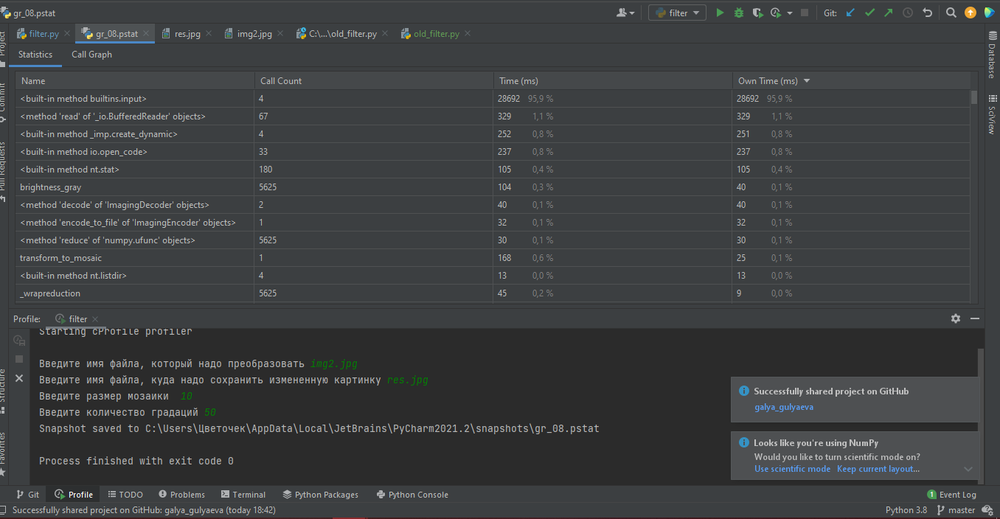
#> input picture 2021-11-22_21-40-18.png, 1000 x 519 px, shrunk from 1356 x 704 before the run
$ python filter.py
#> lines starting #> are read from the running program, lines starting #| are printed output that depends on the picture
from PIL import Image
import numpy as np


def brightness_gray(arr, i, j, width_pixels):
    color = np.sum(arr[i: i + width_pixels, j: j + width_pixels]) // 3
    return int(color // width_pixels ** 2)


def transform_to_mosaic(arr, step, width_pixels):
    for i in range(0, len(arr), width_pixels):
        for j in range(0, len(arr[1]), width_pixels):
            avg_brightness = brightness_gray(arr, i, j, width_pixels)
            arr[i: i + width_pixels, j: j + width_pixels] = np.full(3, int(avg_brightness // step) * step)
    return arr


file_name = input("Введите имя файла, который надо преобразовать ")
#> the answer given: 2021-11-22_21-40-18.png
res_name = input("Введите имя файла, куда надо сохранить измененную картинку ")
#> the answer given: 2021-11-22_21-40-18.png
width_pixels = int(input("Введите размер мозаики "))
#> the answer given: 100
step = int(input("Введите количество градаций "))
#> the answer given: 3

img = Image.open(file_name)
#> img is the input picture: PIL image 1000x519 RGB; mean R, G, B 60.5, 62.7, 64.1
arr = np.array(img)

arr = transform_to_mosaic(arr, step, width_pixels)
#> the loop in transform_to_mosaic, `for i in range(0, len(arr), width_pixels):` made 6 passes
#> i on passes 2 to 6: 100, 200, 300, 400, 500
#> after the loop in transform_to_mosaic, `for i in range(0, len(arr), width_pixels):`:
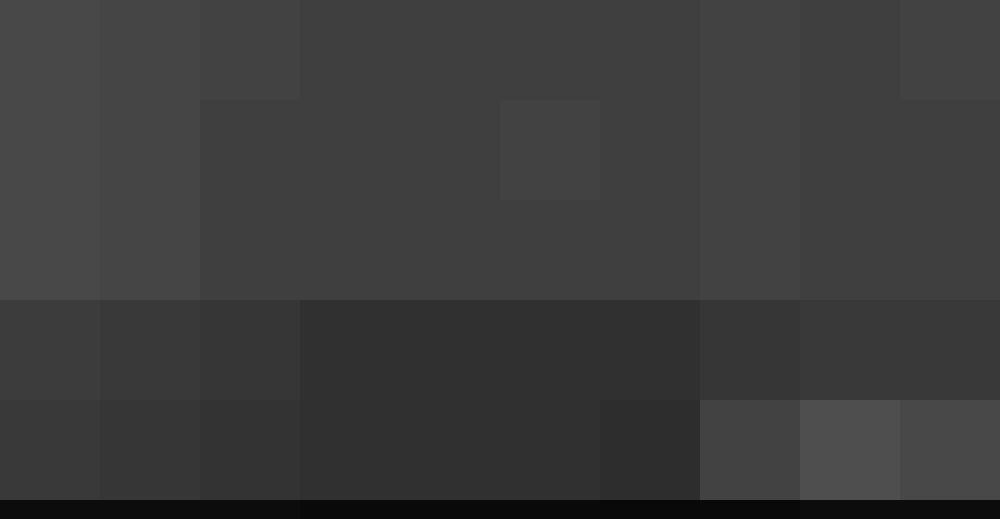
#> arr: shape (519, 1000, 3); min 9, max 78, mean 59.2

res = Image.fromarray(arr)
res.save(res_name)
